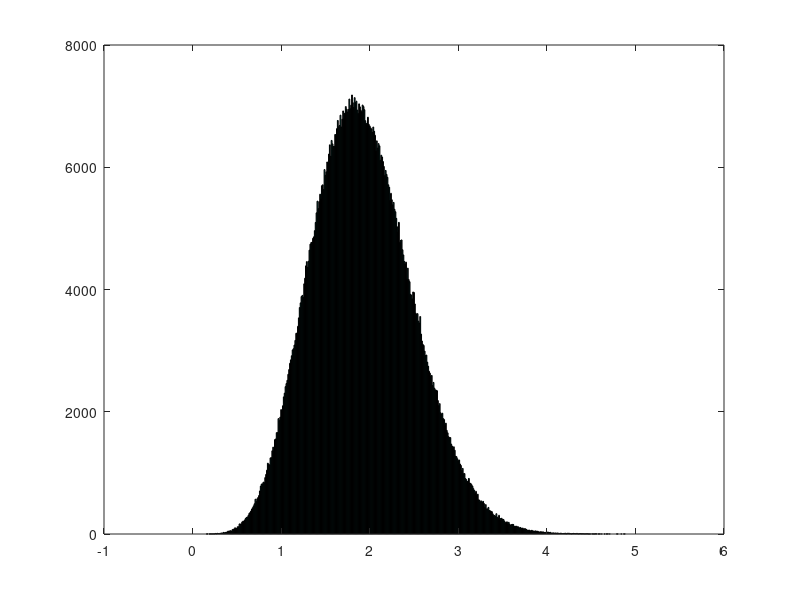
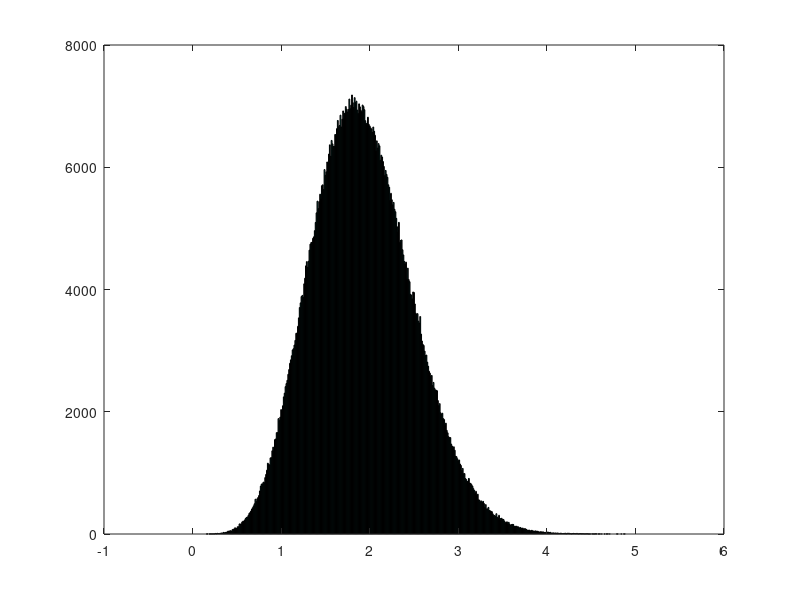

These figures' MATLAB source, in order: (Note: this script raises an error after producing the figures.)
close all
clear
mu = 3
omega = 4
per_rate=0
scale = 2;
range = 0:.1:15
%% Sample Nakagami
data = random('nakagami',mu,omega,1000000,1);
hist(data,0:.01:5);
pdf_nak_estimated = makedist('Nakagami','mu',mu,'omega',omega);
est_pdf_trunc_val = icdf(pdf_nak_estimated,per_rate);
%% Truncate
data_trunc = data(data>est_pdf_trunc_val);
figure;
hist(data_trunc,0:.01:5);
%% apply mle
per = 1-(length(data_trunc)/length(data));
[params,val]=mle_nakagami_truncated_variance_invariant([2,.2],data_trunc,per,.8,.5)

% loglikelihood_nakagami([alpha,omega],data_trunc,per,.8)
data_1 = random('nakagami',params_1(1),params_1(2),1000000,1);
% data = data./sum(data(:))
figure;
pdf1 = histc(data_1,range);
pdf1 = pdf1./sum(pdf1);

data_2 = random('nakagami',params_2(1),params_2(2),1000000,1);
% data = data./sum(data(:))

pdf2 = histc(data_2,range);
pdf2 = pdf2./sum(pdf2);
pdf3 = histc(data,range);
pdf3 = pdf3./sum(pdf3);
plot(range,pdf2,'r',range,pdf1,'b',range,pdf3,'g')
params_1
val_1
params_2
val_2
mu_iter = 2:.1:4;
omega_iter=3:.1:5;
val = zeros(size(omega_iter,2),size(mu_iter,2));
for mu_idx = 1:size(mu_iter,2)
    mu_idx
    for omega_idx=1:size(omega_iter,2)
        
%         omega_idx
        val(omega_idx,mu_idx)=loglikelihood_nakagami_median_invariant([mu_iter(mu_idx),omega_iter(omega_idx)],data_trunc,per_rate,est_pdf_trunc_val);
    end
end
c =val;
c= -log(abs(c));

surf(mu_iter,omega_iter,val,c)
xlabel('MU')
ylabel('omega')
zlabel('kld_truncated')
zlim([0,1])
title(['Loss function PER:',num2str(per_rate),'\mu:',num2str(mu),' \omega:',num2str(omega)])
% saveas(gcf,['Plots/MLE/','Loss function PER:',num2str(per_rate),'mu:',num2str(mu),' omega:',num2str(omega),'.fig']);
% saveas(gcf,['Plots/MLE/','Loss function PER:',num2str(per_rate),'mu:',num2str(mu),' omega:',num2str(omega),'.png']);